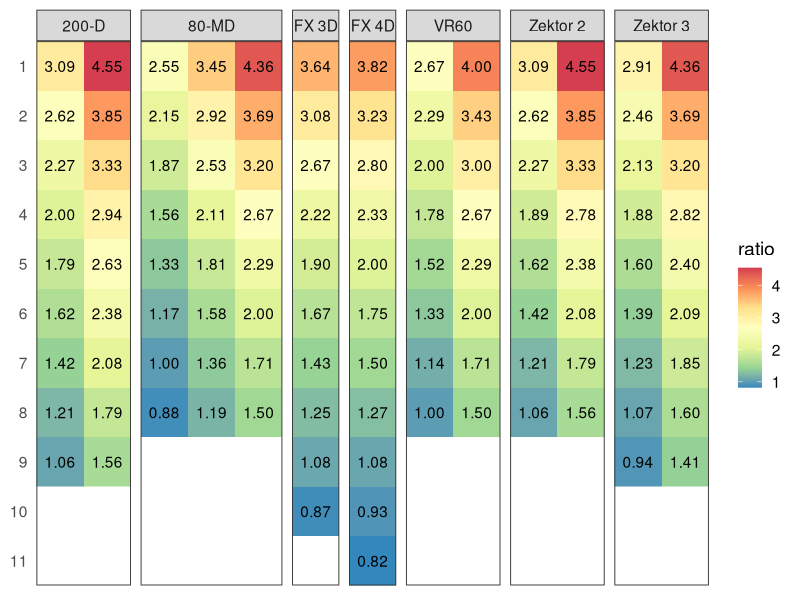
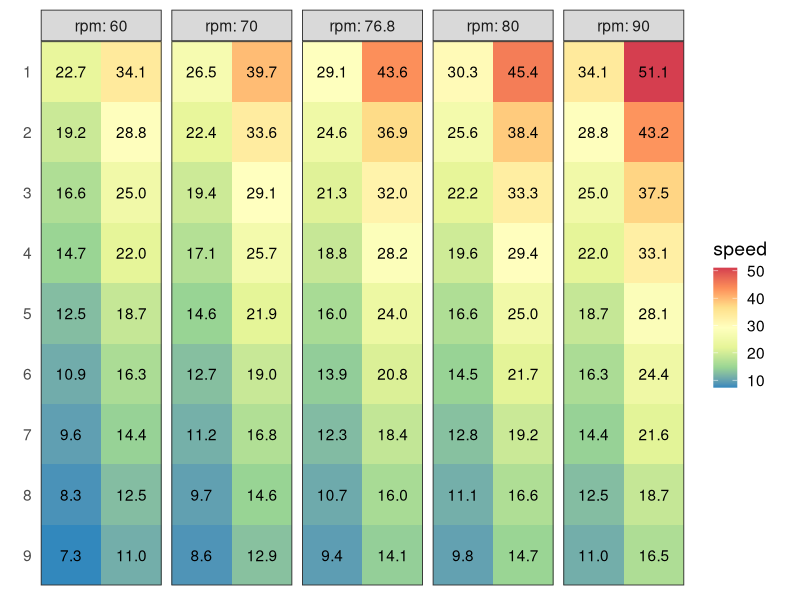
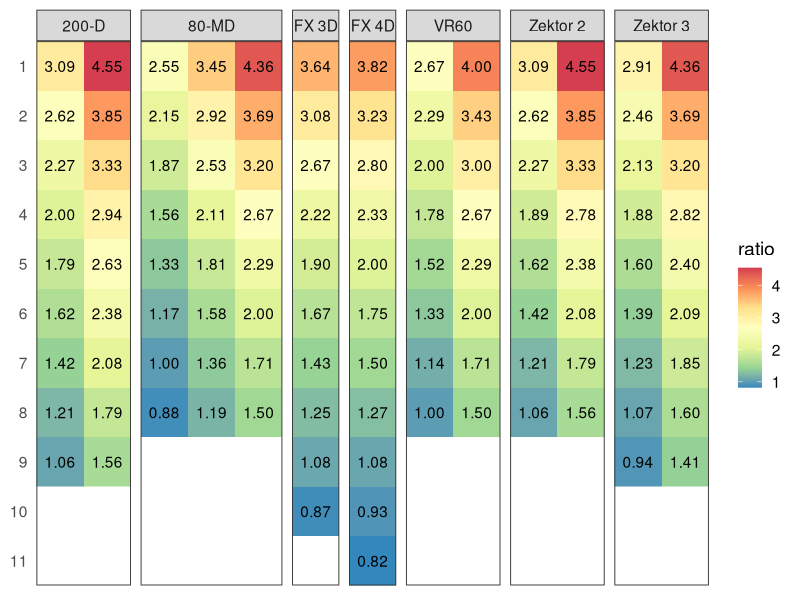
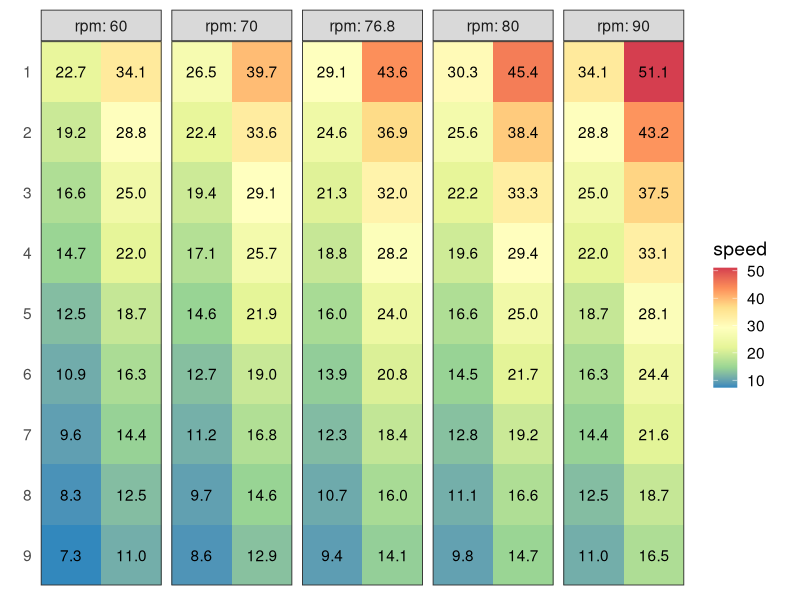

The R script that drew these images, in order:
library(tidyverse)

make_table = function(name, front, rear) {
  .front = data.frame(front) |> tibble::rownames_to_column("x")
  .rear = data.frame(rear) |> tibble::rownames_to_column("y")
  tidyr::crossing(
    name,
    front = .front$front,
    rear = .rear$rear
  ) |>
    dplyr::left_join(.front, by = "front") |>
    dplyr::left_join(.rear, by = "rear")
}

speed = function(ratio = 1.0, rpm = 90, diameter = 0.69) {
  ratio * rpm * pi * diameter * 60 / 1000
}
speed(2.4)

gear_df = dplyr::bind_rows(
  make_table("80-MD", c(48, 38, 28), c(11, 13, 15, 18, 21, 24, 28, 32)),
  make_table("200-D", c(50, 34), c(11, 13, 15, 17, 19, 21, 24, 28, 32)),
  make_table("FX 3D", 40, c(11, 13, 15, 18, 21, 24, 28, 32, 37, 46)),
  make_table("FX 4D", 42, c(11, 13, 15, 18, 21, 24, 28, 33, 39, 45, 51)),
  make_table("Zektor 2", c(50, 34), c(11, 13, 15, 18, 21, 24, 28, 32)),
  make_table("Zektor 3", c(48, 32), c(11, 13, 15, 17, 20, 23, 26, 30, 34)),
  make_table("VR60", c(48, 32), c(12, 14, 16, 18, 21, 24, 28, 32))
) |>
  dplyr::mutate(ratio = front / rear) |>
  print()

.pg = gear_df |>
  ggplot(aes(ordered(x, levels = 3:1), ordered(y, levels = 11:1))) +
  geom_raster(aes(fill = ratio)) +
  geom_text(aes(label = sprintf("%.2f", ratio))) +
  facet_grid(cols = vars(name), scale = "free_x", space = "free_x") +
  scale_fill_distiller(palette = "Spectral") +
  coord_cartesian(expand = FALSE) +
  theme_bw(base_size = 14) +
  theme(
    panel.grid = element_blank(),
    axis.title = element_blank(),
    axis.text.x = element_blank(),
    axis.ticks = element_blank()
  )
.pg
ggsave("bicycle-gear.png", .pg, width = 7, height = 4)

speed_df = tibble::tibble(
  rpm = c(60, 70, 76.8, 80, 90),
  gear = list(gear_df |> dplyr::filter(name == "Zektor 3"))
) |>
  tidyr::unnest(gear) |>
  dplyr::mutate(speed = speed(ratio, rpm)) |>
  print()

.ps = speed_df |>
  ggplot(aes(ordered(x, levels = 2:1), ordered(y, levels = 10:1))) +
  geom_raster(aes(fill = speed)) +
  geom_text(aes(label = sprintf("%.1f", speed))) +
  facet_grid(cols = vars(rpm), labeller = label_both) +
  scale_fill_distiller(palette = "Spectral") +
  coord_fixed(expand = FALSE) +
  theme_bw(base_size = 14) +
  theme(
    panel.grid = element_blank(),
    axis.title = element_blank(),
    axis.text.x = element_blank(),
    axis.ticks = element_blank()
  )
.ps
ggsave("bicycle-speed.png", .ps, width = 5, height = 4)
